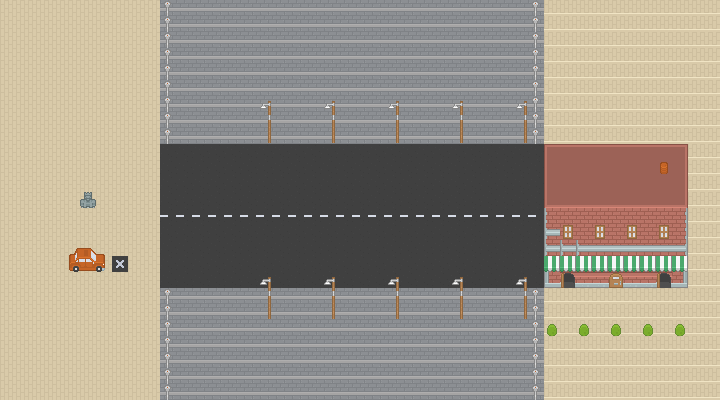

A 2D game scene composited from a Tiled map and its tileset images. What follows is a short description and the map's XML, with each tile layer's data collapsed to a summary:
An orthogonal 45x25 tile map with 16x16 px tiles, 8 tile layers (terrain, road, destination, immeuble, ...), 2 tilesets.

<map version="1.10" tiledversion="1.11.0" orientation="orthogonal" renderorder="right-down" width="45" height="25" tilewidth="16" tileheight="16" infinite="0" nextlayerid="18" nextobjectid="1">
 <tileset firstgid="1" source="../Assets/City.tsx" />
 <tileset firstgid="1037" source="../Assets/Forest.tsx" />
 <group id="11" name="backgroud">
  <layer id="4" name="terrain" width="45" height="25">
   <data>[1125 cells, 554 non-empty, 3 distinct tile ids]</data>
  </layer>
  <group id="14" name="drive">
   <layer id="1" name="road" width="45" height="25">
    <data>[1125 cells, 216 non-empty, 2 distinct tile ids]</data>
   </layer>
  </group>
  <group id="15" name="stop">
   <layer id="6" name="destination" width="45" height="25">
    <data>[1125 cells, 81 non-empty, 20 distinct tile ids]</data>
   </layer>
   <layer id="2" name="immeuble" width="45" height="25">
    <data>[1125 cells, 290 non-empty, 2 distinct tile ids]</data>
   </layer>
   <layer id="8" name="decoration" width="45" height="25">
    <data>[1125 cells, 84 non-empty, 10 distinct tile ids]</data>
   </layer>
  </group>
 </group>
 <group id="13" name="objects">
  <layer id="9" name="car" width="45" height="25">
   <data>[1125 cells, 6 non-empty, 6 distinct tile ids]</data>
  </layer>
  <layer id="10" name="you" width="45" height="25">
   <data>[1125 cells, 1 non-empty, 1 distinct tile ids]</data>
  </layer>
  <layer id="16" name="problem" width="45" height="25">
   <data>[1125 cells, 1 non-empty, 1 distinct tile ids]</data>
  </layer>
 </group>
</map>
